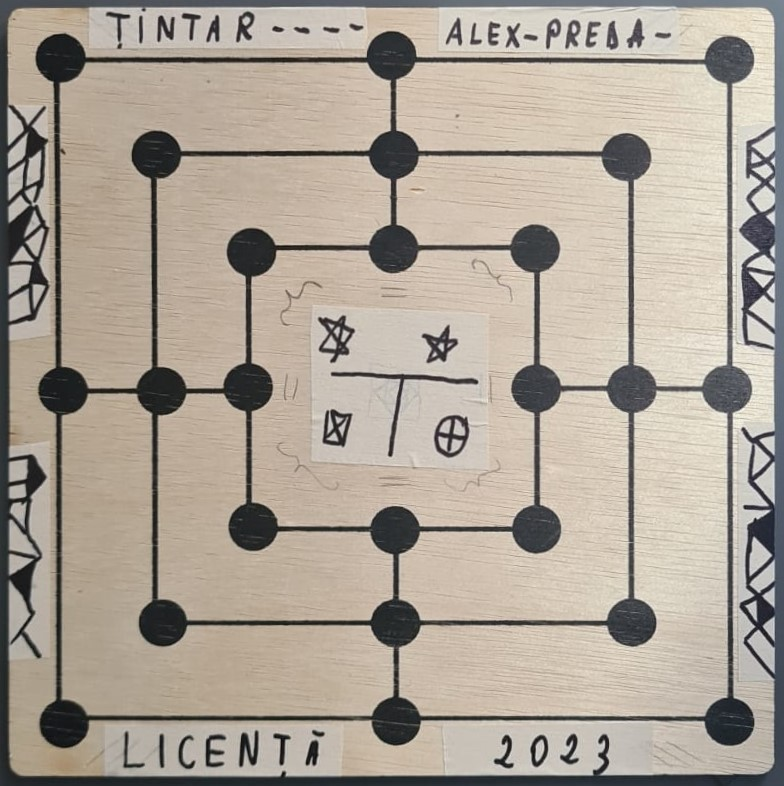
#> input picture resources/template_test3.jpg, 784 x 786 px
$ jupyter execute playground.ipynb
#> lines starting #> are read from the running program, lines starting #| are printed output that depends on the picture
[cell 1]
import threading
import time

def worker(name, delay):
    """Thread worker function"""
    print(f'{name} thread started')
    time.sleep(delay)
    print(f'{name} thread finished')

# Create two threads with different arguments
t1 = threading.Thread(target=worker, args=('Thread 1', 2))
t2 = threading.Thread(target=worker, args=('Thread 2', 5))

# Start the threads
t1.start()
t2.start()

# Wait for both threads to finish
t1.join()
t2.join()

[cell 2]
import threading

# Create an event object
event = threading.Event()

# Define a function that will be executed in a separate thread
def worker():
    print("Worker thread started")
    event.wait() # Wait for the event to be set
    print("Worker thread finished")

# Create a new thread and start it
thread = threading.Thread(target=worker)
thread.start()

# Do some work in the main thread
print("Main thread doing some work...")

# Set the event, signaling the worker thread to continue
event.set()

# Wait for the worker thread to finish
thread.join()

[cell 3]
import matplotlib.pyplot as plt
from scipy.ndimage import gaussian_filter
import cv2 as cv

img_originala = cv.imread("resources/template_test3.jpg")
#> img_originala is the input picture: shape (786, 784, 3); mean B, G, R 150.7, 162.6, 172.3
# img_originala = cv.resize(img_originala, (0, 0), fx=0.5, fy=0.5)
img_originala = cv.cvtColor(img_originala, cv.COLOR_BGR2GRAY)
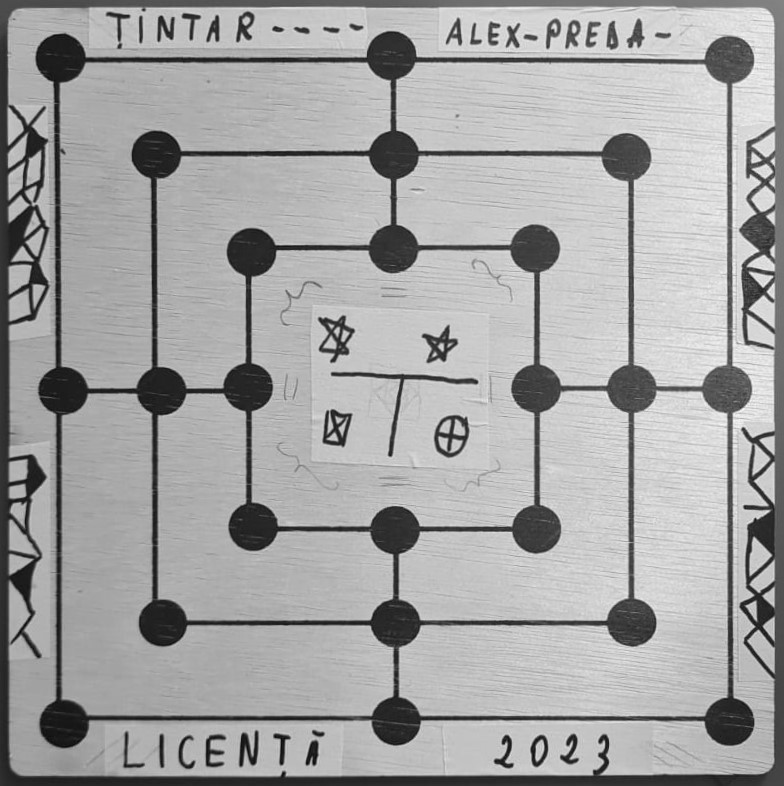
#> img_originala: shape (786, 784); min 5, max 252, mean 164.1
sigma = 2  # Standard deviation of the first Gaussian filter

# Apply Gaussian filters to the images
fix, axs = plt.subplots(3, 5, figsize=(10, 6))
for i in range(3):
    img_blur = img_originala
    for j in range(5):
        axs[i][j].imshow(img_blur, cmap='gray',)
        img_blur = gaussian_filter(img_blur, sigma)

    img_originala = cv.resize(img_originala, (0, 0), fx=0.5, fy=0.5)
#> this loop made 3 passes
#> pass 1, `img_originala = cv.resize(img_originala, (0, 0), fx=0.5, fy=0.5)`:
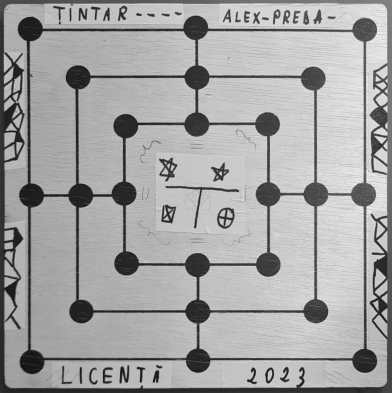
#> img_originala: shape (393, 392); min 18, max 240, mean 164.2
#> pass 2, `img_originala = cv.resize(img_originala, (0, 0), fx=0.5, fy=0.5)`:
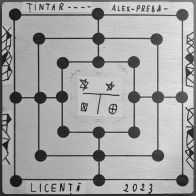
#> img_originala: shape (196, 196); min 21, max 235, mean 164.7
#> pass 3, `img_originala = cv.resize(img_originala, (0, 0), fx=0.5, fy=0.5)`:
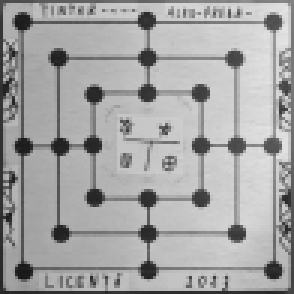
#> img_originala: shape (98, 98) (shown 3 times larger); min 24, max 228, mean 164.8

plt.subplots_adjust(hspace=0, wspace=0.3)
plt.show()
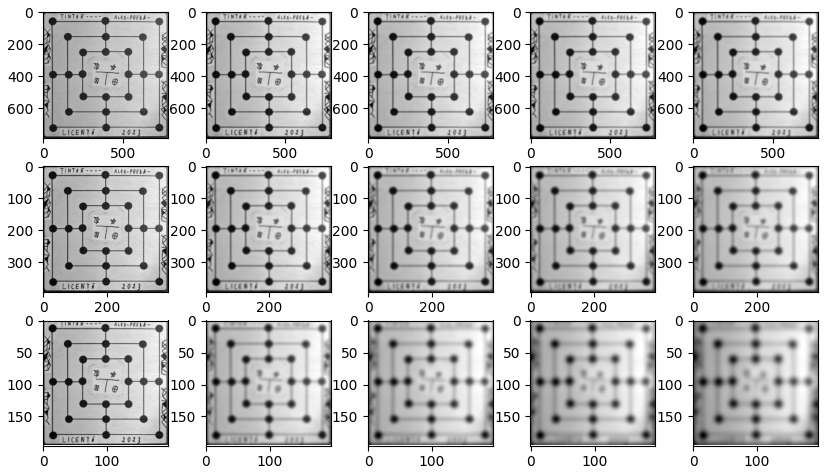
#> figure drawn by matplotlib, 15 panels

[cell 4]
import matplotlib.pyplot as plt
from scipy.ndimage import gaussian_filter
import cv2 as cv
img_originala = cv.imread("resources/template_test3.jpg")
# img_originala = cv.resize(img_originala, (0, 0), fx=0.5, fy=0.5)
img_originala = cv.cvtColor(img_originala, cv.COLOR_BGR2GRAY)
sigma = 2  # Standard deviation of the first Gaussian filter

fix, axs = plt.subplots(5, 3, figsize=(10, 12))

for i in range(5):
    axs[i][0].imshow(img_originala, cmap='gray', )
    axs[i][0].set_title("Imaginea 1")

    img_blur = gaussian_filter(img_originala, sigma)

    axs[i][1].imshow(img_blur, cmap='gray')
    axs[i][1].set_title("Imaginea 2")

    dog = img_blur - img_originala

    axs[i][2].imshow(dog, cmap='gray')
    axs[i][2].set_title("Diferenta intre Gaussiene")

    img_originala = img_blur
#> this loop made 5 passes
#> pass 1, `img_blur = gaussian_filter(img_originala, sigma)`:
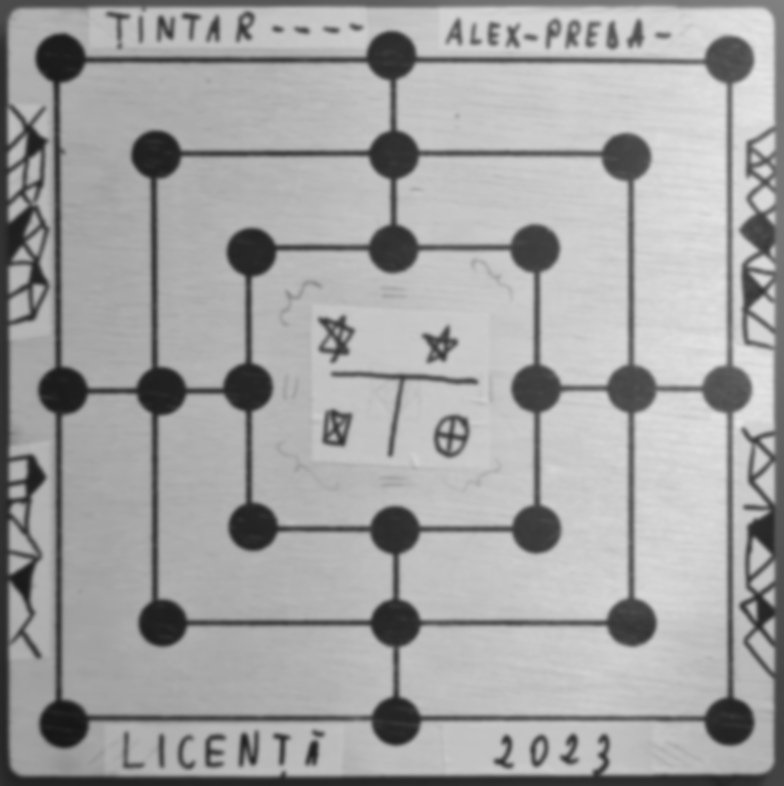
#> img_blur: shape (786, 784); min 21, max 229, mean 163.1
#> pass 1, `dog = img_blur - img_originala`:
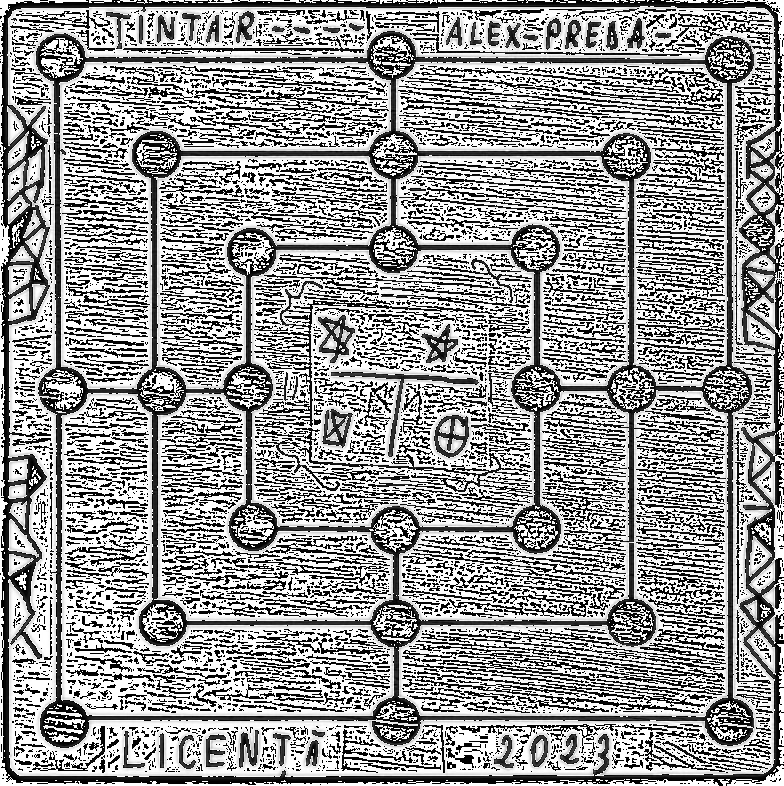
#> dog: shape (786, 784); min 0, max 255, mean 151.9
#> pass 2, `dog = img_blur - img_originala`:
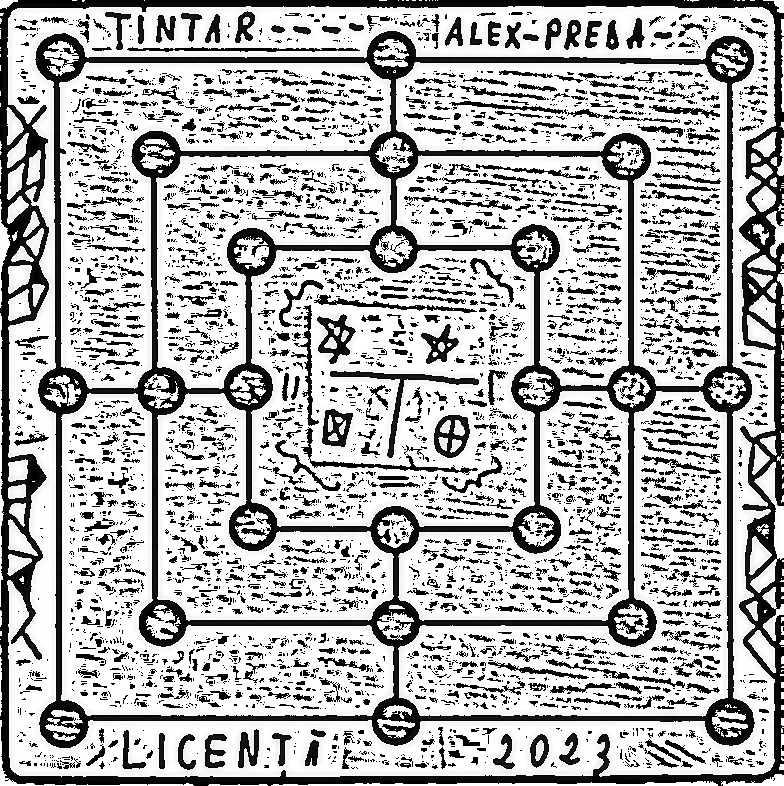
#> dog: shape (786, 784); min 0, max 255, mean 178.3
#> after the loop:
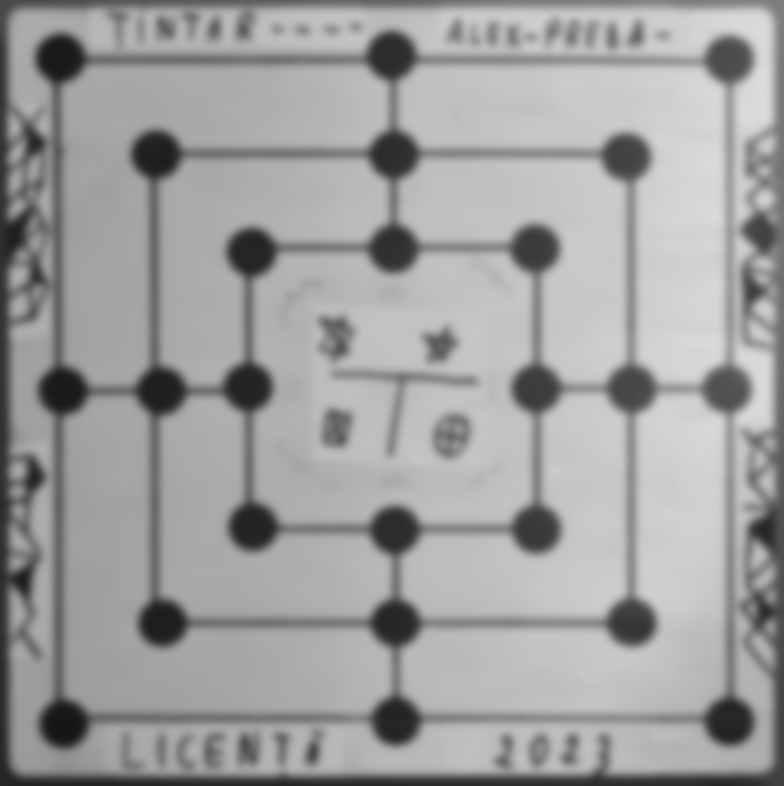
#> img_originala: shape (786, 784); min 22, max 219, mean 159.2


plt.tight_layout()
plt.show()
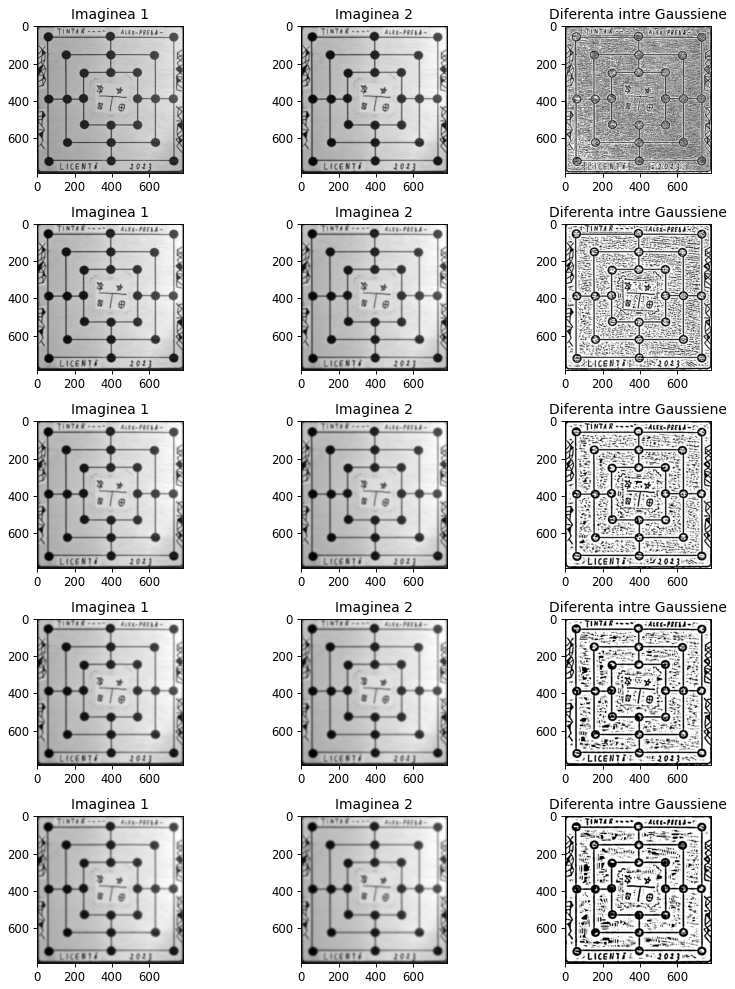
#> figure drawn by matplotlib, 15 panels

$ run again, with resources/template_test1.jpg copied over resources/template_test3.jpg
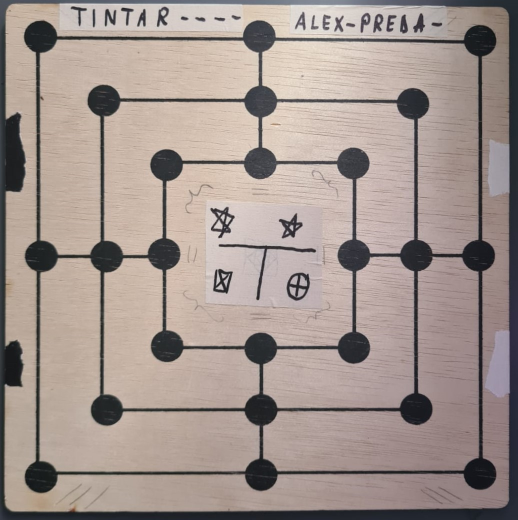
#> input picture resources/template_test1.jpg, 1035 x 1039 px (shown at 1/2 size)
#> img_originala is the input picture: shape (1039, 1035, 3); mean B, G, R 142.4, 148.4, 161.9
#> the loop `for i in range(5):` made 5 passes
#> pass 1, `dog = img_blur - img_originala`:
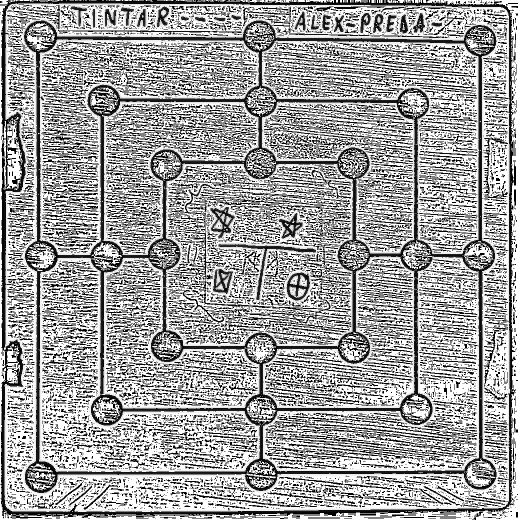
#> dog: shape (1039, 1035) (shown at 1/2 size); min 0, max 255, mean 160.2
#> pass 2, `dog = img_blur - img_originala`:
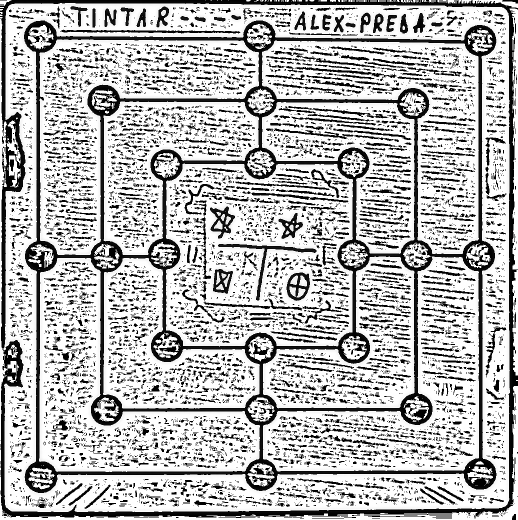
#> dog: shape (1039, 1035) (shown at 1/2 size); min 0, max 255, mean 183

$ run again, with resources/big_picture.jpg copied over resources/template_test3.jpg
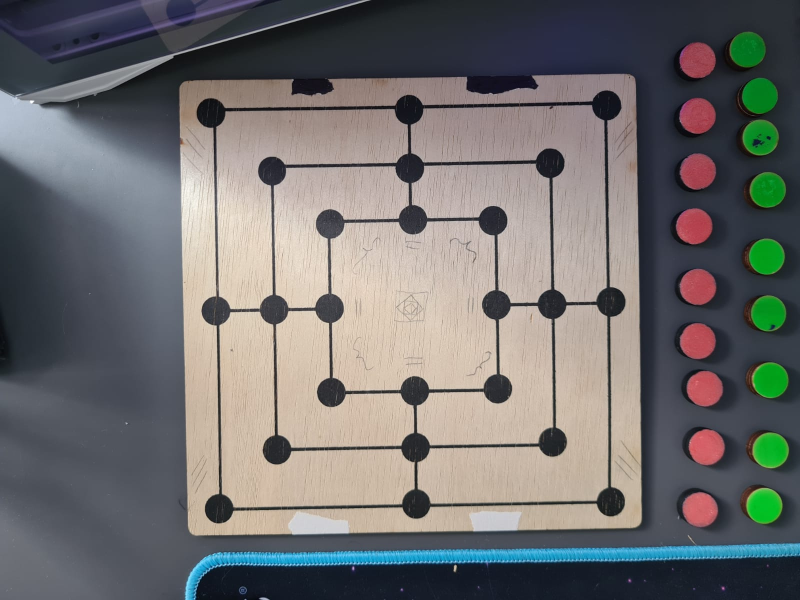
#> input picture resources/big_picture.jpg, 1600 x 1200 px (shown at 1/2 size)
#> img_originala is the input picture: shape (1200, 1600, 3); mean B, G, R 110.3, 110.6, 111.6
#> after the loop `for i in range(5):`:
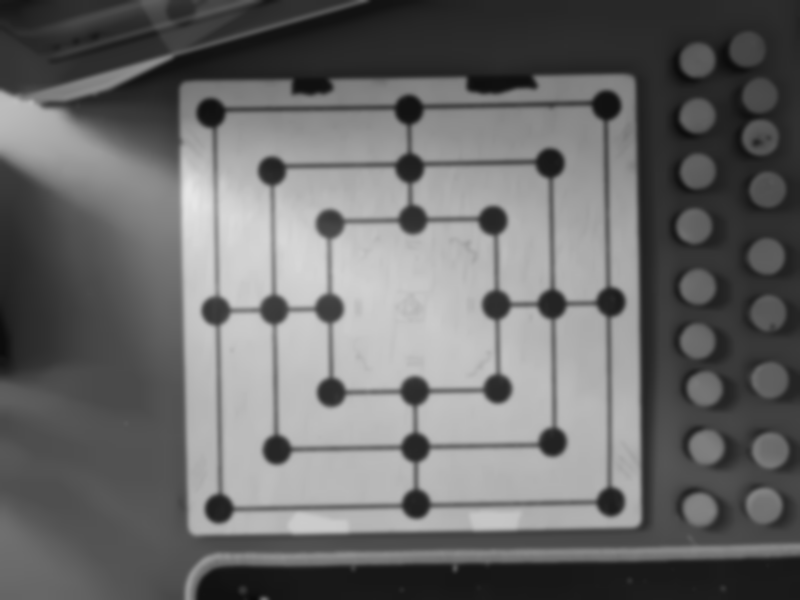
#> img_originala: shape (1200, 1600) (shown at 1/2 size); min 10, max 230, mean 106.4
